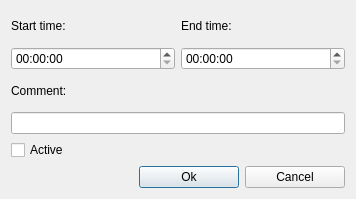
<?xml version="1.0" encoding="UTF-8"?>
<ui version="4.0">
 <class>ScheduleItemEditImpl</class>
 <widget class="QDialog" name="ScheduleItemEditImpl">
  <property name="geometry">
   <rect>
    <x>0</x>
    <y>0</y>
    <width>356</width>
    <height>199</height>
   </rect>
  </property>
  <property name="windowTitle">
   <string>Schedule edition</string>
  </property>
  <layout class="QGridLayout" name="gridLayout_2">
   <item row="0" column="0" colspan="3">
    <layout class="QGridLayout" name="gridLayout">
     <item row="0" column="0">
      <widget class="QLabel" name="label_2">
       <property name="text">
        <string>Start time:</string>
       </property>
      </widget>
     </item>
     <item row="0" column="1">
      <widget class="QLabel" name="label_3">
       <property name="text">
        <string>End time:</string>
       </property>
      </widget>
     </item>
     <item row="1" column="0">
      <widget class="QTimeEdit" name="timerStart"/>
     </item>
     <item row="1" column="1">
      <widget class="QTimeEdit" name="timerEnd"/>
     </item>
     <item row="2" column="0">
      <widget class="QLabel" name="label">
       <property name="text">
        <string>Comment:</string>
       </property>
      </widget>
     </item>
     <item row="3" column="0" colspan="2">
      <widget class="QLineEdit" name="edtComment"/>
     </item>
     <item row="4" column="0" colspan="2">
      <widget class="QCheckBox" name="chbActive">
       <property name="text">
        <string>Active</string>
       </property>
      </widget>
     </item>
    </layout>
   </item>
   <item row="1" column="0">
    <spacer name="horizontalSpacer">
     <property name="orientation">
      <enum>Qt::Horizontal</enum>
     </property>
     <property name="sizeHint" stdset="0">
      <size>
       <width>125</width>
       <height>20</height>
      </size>
     </property>
    </spacer>
   </item>
   <item row="1" column="1">
    <widget class="QPushButton" name="btnOk">
     <property name="minimumSize">
      <size>
       <width>100</width>
       <height>0</height>
      </size>
     </property>
     <property name="text">
      <string>Ok</string>
     </property>
     <property name="autoDefault">
      <bool>true</bool>
     </property>
     <property name="default">
      <bool>true</bool>
     </property>
    </widget>
   </item>
   <item row="1" column="2">
    <widget class="QPushButton" name="btnCancel">
     <property name="minimumSize">
      <size>
       <width>100</width>
       <height>0</height>
      </size>
     </property>
     <property name="text">
      <string>Cancel</string>
     </property>
    </widget>
   </item>
  </layout>
 </widget>
 <resources/>
 <connections>
  <connection>
   <sender>btnCancel</sender>
   <signal>clicked()</signal>
   <receiver>ScheduleItemEditImpl</receiver>
   <slot>reject()</slot>
   <hints>
    <hint type="sourcelabel">
     <x>305</x>
     <y>172</y>
    </hint>
    <hint type="destinationlabel">
     <x>81</x>
     <y>160</y>
    </hint>
   </hints>
  </connection>
 </connections>
</ui>
